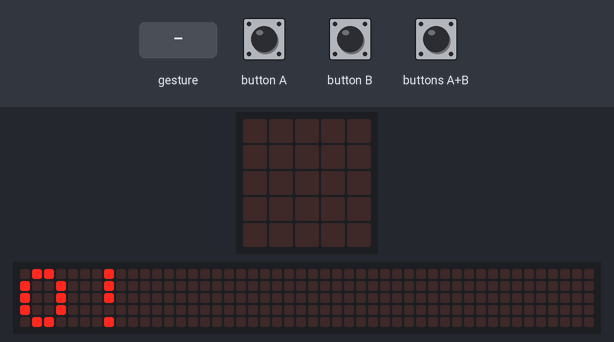
Simulated run of this program. Board: BBC micro:bit (MakeCode). Shown: the board's 5×5 LED display, a strip that is not on the board, showing the scrolling text unrolled. The test bench sets the inputs (shaded band). A tilt is held for 1.5 s and a shake lasts 1 s, then the board lies face up again; the 48×5 strip is a reading aid, not a part: it shows the text the display is scrolling, unrolled, one strip-width of it at a time.

Above: at 9.2 s.
11.7 s: gesture 'shake'
At 12.5 s:
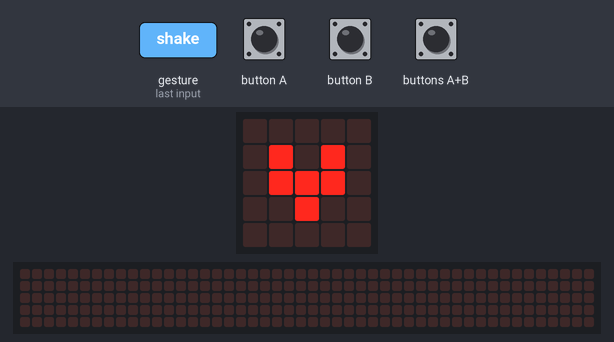
At 13.1 s:
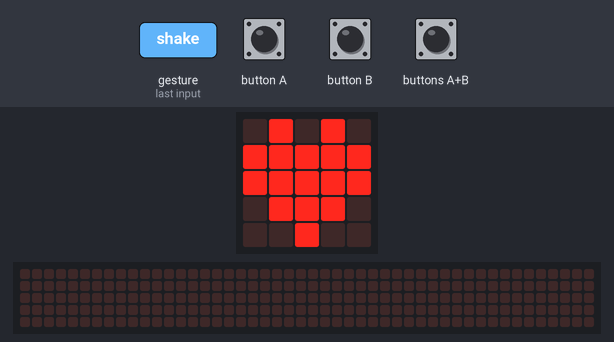
14.7 s: button A pressed for 0.15 s
15.4 s: button B pressed for 0.15 s
16.1 s: buttons A+B pressed for 0.15 s
At 18.4 s:
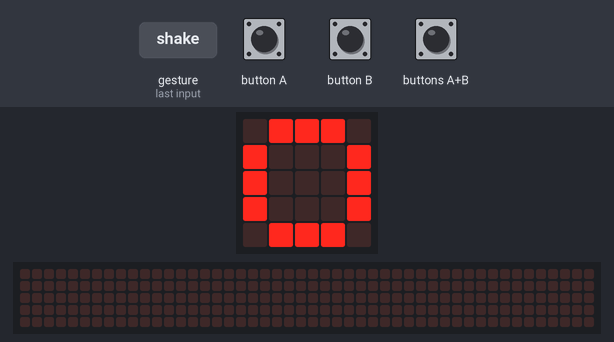

The program:

main.ts
```typescript
input.onButtonPressed(Button.A, function () {
    basic.showLeds(`
        . . . . .
        . # # # .
        . # # # .
        . # # # .
        . . . . .
        `)
    basic.pause(500)
    basic.clearScreen()
})
input.onGesture(Gesture.Shake, function () {
    for (let index = 0; index < 4; index++) {
        basic.showIcon(IconNames.SmallHeart)
        basic.pause(200)
        basic.showIcon(IconNames.Heart)
    }
    basic.clearScreen()
})
input.onButtonPressed(Button.AB, function () {
    basic.showLeds(`
        . # # # .
        # . . . #
        # . . . #
        # . . . #
        . # # # .
        `)
    basic.pause(500)
    basic.clearScreen()
})
input.onButtonPressed(Button.B, function () {
    basic.showLeds(`
        . . . . .
        . . # . .
        . # # # .
        # # # # #
        . . . . .
        `)
    basic.pause(500)
    basic.clearScreen()
})
basic.showString("HOLA MANO!")
basic.pause(500)
basic.clearScreen()
basic.forever(function () {

})
```

test.ts
```typescript
// aquí va el archivo "tests"; esto no se compilará cuando este paquete se utilice como una extensión.
```

Measured:
- after the input at 11.7 s, the display: changes after 0.20 s (image 1)
- after the input at 16.1 s, the display: first differs from a run without the input after 1.8 s (image 3)
- what the display in image 0 shows lasts 0.7 s, from 9.2 s to 9.9 s
- what the display in image 2 shows lasts 0.6 s, from 12.7 s to 13.3 s
- what the display in image 3 shows lasts 0.9 s, from 17.9 s to 18.8 s
